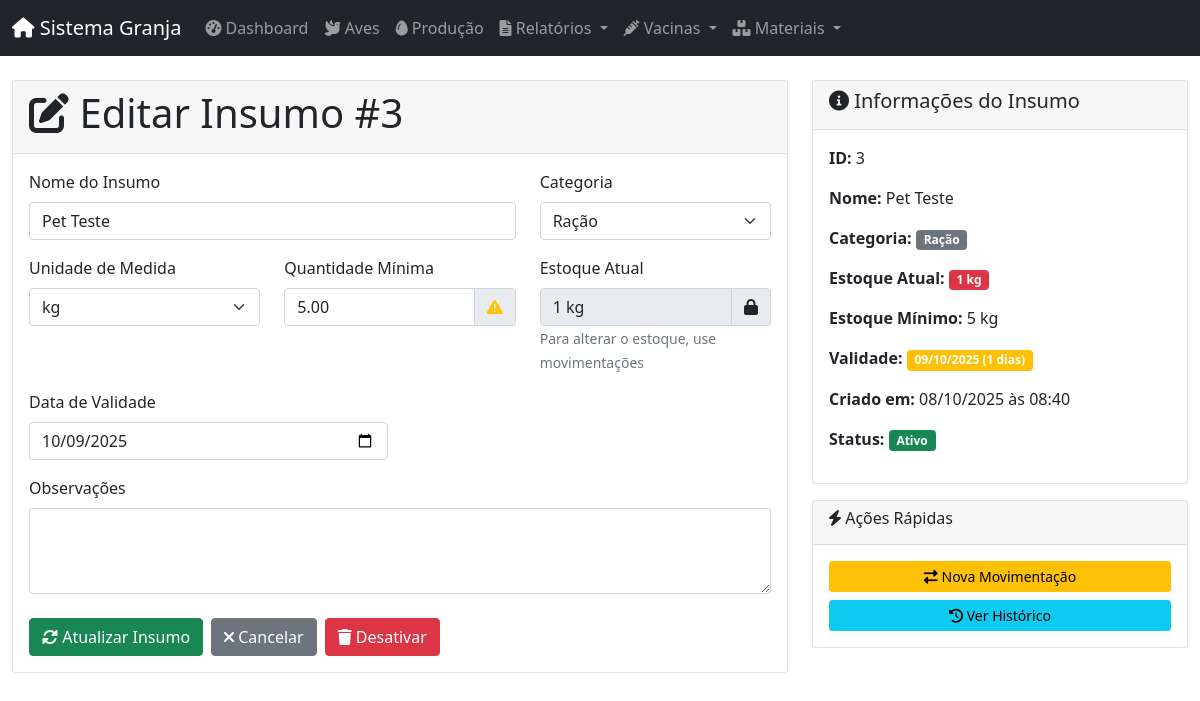
The app's page /insumos/3/editar with its own data.
### app/models/database.py (models this page shows)
class BaseModel(Model):
    class Meta:
        database = db

class InsumoNovo(BaseModel):
    id_insumo = AutoField()
    nome = CharField(max_length=100)
    categoria = CharField(max_length=50, choices=[(c.value, c.value) for c in CategoriaInsumo])
    unidade = CharField(max_length=10, choices=[(u.value, u.value) for u in UnidadeMedida])
    quantidade_atual = DecimalField(max_digits=10, decimal_places=2, default=0)
    quantidade_minima = DecimalField(max_digits=10, decimal_places=2, default=0)
    data_validade = DateField(null=True)
    observacoes = TextField(null=True)
    ativo = BooleanField(default=True)
    data_criacao = DateTimeField(default=datetime.datetime.now)
    usuario_criacao = ForeignKeyField(Usuarios, backref='insumos_criados', null=True)
    class Meta:
        table_name = 'insumos_novo'

### app/routes/insumo_routes.py (the view, shortened to what this page needs)
@insumo_web.route('/<int:id_insumo>/editar', methods=['GET', 'POST'])
def editar(id_insumo: int):
    insumo = InsumoController.buscar_por_id(id_insumo)
    if not insumo:
        flash('Insumo não encontrado.', 'danger')
        return redirect(url_for('insumo_web.listar'))
    form = InsumoForm(obj=insumo)
    del form.quantidade_inicial
    return render_template('insumo/editar.html',
                         form=form,
                         insumo=insumo,
                         today=date.today())

### app/forms/insumo_forms.py (shortened to what this page needs)
class InsumoForm(FlaskForm):
    nome = StringField('Nome do Insumo', validators=[
        DataRequired(),
        Length(min=2, max=100, message='Nome deve ter entre 2 e 100 caracteres')
    ])
    categoria = SelectField('Categoria',
        choices=[(c.value, c.value) for c in CategoriaInsumo],
        validators=[DataRequired()]
    )
    unidade = SelectField('Unidade de Medida',
        choices=[(u.value, u.value) for u in UnidadeMedida],
        validators=[DataRequired()]
    )
    quantidade_inicial = DecimalField('Quantidade Inicial', validators=[
        DataRequired(),
        NumberRange(min=0, message='Quantidade deve ser maior ou igual a zero')
    ], places=2)
    quantidade_minima = DecimalField('Quantidade Mínima', validators=[
        DataRequired(),
        NumberRange(min=0, message='Quantidade mínima deve ser maior ou igual a zero')
    ], places=2)
    data_validade = DateField('Data de Validade', validators=[Optional()])
    observacoes = TextAreaField('Observações')

### app/controllers/insumo_controller.py (called while the page is built)
    @staticmethod
    def buscar_por_id(id_insumo: int) -> Optional[InsumoNovo]:
        try:
            return InsumoNovo.get(InsumoNovo.id_insumo == id_insumo)
        except InsumoNovo.DoesNotExist:
            return None

### app/templates/insumo/editar.html (shortened to what this page needs)
{% extends "layouts/admin.html" %}
{% block content %}
<div class="container-fluid">
    <div class="row">
        <div class="col-md-8">
            <div class="card">
                <div class="card-header">
                    <h1><i class="fas fa-edit"></i> Editar Insumo #{{ insumo.id_insumo }}</h1>
                </div>
                <div class="card-body">
                    <form method="post">
                        <div class="row">
                            <div class="col-md-8">
                                <div class="mb-3">
                                    {{ form.nome.label(class="form-label") }}
                                    {{ form.nome(class="form-control") }}
                                </div>
                            </div>
                            <div class="col-md-4">
                                <div class="mb-3">
                                    {{ form.categoria.label(class="form-label") }}
                                    {{ form.categoria(class="form-select") }}
                                </div>
                            </div>
                        </div>
                        <div class="row">
                            <div class="col-md-4">
                                <div class="mb-3">
                                    {{ form.unidade.label(class="form-label") }}
                                    {{ form.unidade(class="form-select") }}
                                </div>
                            </div>
                            <div class="col-md-4">
                                <div class="mb-3">
                                    {{ form.quantidade_minima.label(class="form-label") }}
                                    <div class="input-group">
                                        {{ form.quantidade_minima(class="form-control") }}
                                        <span class="input-group-text">
                                            <i class="fas fa-exclamation-triangle text-warning"></i>
                                        </span>
                                    </div>
                                </div>
                            </div>
                            <div class="col-md-4">
                                <div class="mb-3">
                                    <label class="form-label">Estoque Atual</label>
                                    <div class="input-group">
                                        <input type="text" class="form-control"
                                               value="{{ insumo.quantidade_atual }} {{ insumo.unidade }}"
                                               readonly>
                                        <span class="input-group-text">
                                            <i class="fas fa-lock"></i>
                                        </span>
                                    </div>
                                    <small class="form-text text-muted">
                                        Para alterar o estoque, use movimentações
                                    </small>
                                </div>
                            </div>
                        </div>
                        <div class="row">
                            <div class="col-md-6">
                                <div class="mb-3">
                                    {{ form.data_validade.label(class="form-label") }}
                                    {{ form.data_validade(class="form-control") }}
                                </div>
                            </div>
                        </div>
                        <div class="mb-3">
                            {{ form.observacoes.label(class="form-label") }}
                            {{ form.observacoes(class="form-control", rows="3") }}
                        </div>
                        <div class="d-flex gap-2 mt-4">
                            <button type="submit" class="btn btn-success">
                                <i class="fas fa-sync-alt"></i> Atualizar Insumo
                            </button>
                            <a href="{{ url_for('insumo_web.listar') }}" class="btn btn-secondary">
                                <i class="fas fa-times"></i> Cancelar
                            </a>
                            <button type="button" class="btn btn-danger" data-bs-toggle="modal" data-bs-target="#deleteModal">
                                <i class="fas fa-trash"></i> Desativar
                            </button>
                        </div>
                    </form>
                </div>
            </div>
        </div>
        <div class="col-md-4">
            <div class="card">
                <div class="card-header">
                    <h5><i class="fas fa-info-circle"></i> Informações do Insumo</h5>
                </div>
                <div class="card-body">
                    <p><strong>ID:</strong> {{ insumo.id_insumo }}</p>
                    <p><strong>Nome:</strong> {{ insumo.nome }}</p>
                    <p><strong>Categoria:</strong> <span class="badge bg-secondary">{{ insumo.categoria }}</span></p>
                    <p><strong>Estoque Atual:</strong>
                        <span class="badge {% if insumo.quantidade_atual < insumo.quantidade_minima %}bg-danger{% else %}bg-success{% endif %}">
                            {{ insumo.quantidade_atual }} {{ insumo.unidade }}
                        </span>
                    </p>
                    <p><strong>Estoque Mínimo:</strong> {{ insumo.quantidade_minima }} {{ insumo.unidade }}</p>
                    <p><strong>Validade:</strong>
                        {% if insumo.data_validade %}
                            {% set dias = (insumo.data_validade - today).days %}
                            <span class="badge {% if dias <= 0 %}bg-danger{% elif dias <= 7 %}bg-warning{% elif dias <= 30 %}bg-info{% else %}bg-success{% endif %}">
                                {{ insumo.data_validade.strftime("%d/%m/%Y") }}
                                {% if dias <= 0 %}(VENCIDO){% elif dias <= 30 %}({{ dias }} dias){% endif %}
                            </span>
                        {% else %}
                            <span class="text-muted">Sem validade</span>
                        {% endif %}
                    </p>
                    <p><strong>Criado em:</strong> {{ insumo.data_criacao.strftime("%d/%m/%Y às %H:%M") }}</p>
                    <p><strong>Status:</strong>
                        {% if insumo.ativo %}
                            <span class="badge bg-success">Ativo</span>
                        {% else %}
                            <span class="badge bg-secondary">Inativo</span>
                        {% endif %}
                    </p>
                </div>
            </div>
            <div class="card mt-3">
                <div class="card-header">
                    <h6><i class="fas fa-bolt"></i> Ações Rápidas</h6>
                </div>
                <div class="card-body">
                    <div class="d-grid gap-2">
                        <a href="{{ url_for('insumo_web.nova_movimentacao') }}?insumo_id={{ insumo.id_insumo }}"
                           class="btn btn-warning btn-sm">
                            <i class="fas fa-exchange-alt"></i> Nova Movimentação
                        </a>
                        <a href="{{ url_for('insumo_web.listar_movimentacoes') }}?insumo_id={{ insumo.id_insumo }}"
                           class="btn btn-info btn-sm">
                            <i class="fas fa-history"></i> Ver Histórico
                        </a>
                    </div>
                </div>
            </div>
        </div>
    </div>
</div>
{% endblock %}

### records on screen
InsumoNovo: id_insumo "3", nome "Pet Teste", categoria "Ração", unidade "kg", quantidade_minima "5.00", quantidade_atual "1 kg", data_validade "10/09/2025", quantidade_atual "1", quantidade_minima "5", data_validade "09/10/2025", data_criacao "08/10/2025 às 08:40"
